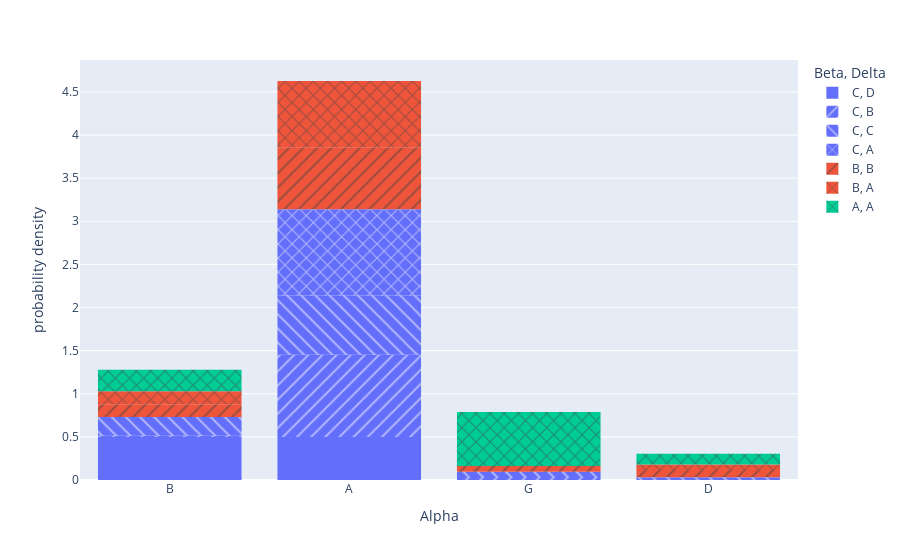

The cell this chart's notebook holds for it:
### Markdown cell above
As we can see in the above figure, the distributions are very concentrated:

- **Alpha**: At A (Class 0)
- **Beta**: At C - it is more spread than others
- **Gamma**: At M
- **Delta**: At B

### Code cell
fig = px.histogram(metadata, x="Alpha", histnorm='probability density', color="Beta", 
                   pattern_shape="Delta")
fig.show()

### Figure 1 — Plotly figure (JSON) as saved in the notebook; plotly's stock layout.template omitted (floating-point values rounded to 4 significant figures; data arrays with more than 128 entries replaced by an {"elided": "..."} marker saying what was removed)
{"data": [{"alignmentgroup": "True", "bingroup": "x", "histnorm": "probability density", "hovertemplate": "Beta=C<br>Delta=D<br>Alpha=%{x}<br>probability density=%{y}<extra></extra>", "legendgroup": "C, D", "marker": {"color": "#636efa", "pattern": {"shape": ""}}, "name": "C, D", "offsetgroup": "C, D", "orientation": "v", "showlegend": true, "type": "histogram", "x": ["B", "A", "A", "B", "A", "B", "A", "A", "A", "B", "B", "A", "B", "B", "A", "A", "B", "B", "B", "A", "B", "A"], "xaxis": "x", "yaxis": "y"}, {"alignmentgroup": "True", "bingroup": "x", "histnorm": "probability density", "hovertemplate": "Beta=C<br>Delta=B<br>Alpha=%{x}<br>probability density=%{y}<extra></extra>", "legendgroup": "C, B", "marker": {"color": "#636efa", "pattern": {"shape": "/"}}, "name": "C, B", "offsetgroup": "C, B", "orientation": "v", "showlegend": true, "type": "histogram", "x": {"elided": "320 str values"}, "xaxis": "x", "yaxis": "y"}, {"alignmentgroup": "True", "bingroup": "x", "histnorm": "probability density", "hovertemplate": "Beta=C<br>Delta=C<br>Alpha=%{x}<br>probability density=%{y}<extra></extra>", "legendgroup": "C, C", "marker": {"color": "#636efa", "pattern": {"shape": "\\"}}, "name": "C, C", "offsetgroup": "C, C", "orientation": "v", "showlegend": true, "type": "histogram", "x": ["A", "A", "A", "A", "A", "A", "B", "G", "B", "A", "A", "B", "A", "A", "D", "B", "A", "A", "A", "A", "D", "A", "B", "B", "A", "A", "B", "A", "A", "A", "A", "B", "A", "B", "G", "A", "B", "A", "A", "A", "A", "A", "A", "B", "B", "A", "A", "A", "A", "A", "A", "A", "B", "A", "A", "A", "A", "G", "A", "G", "A", "A", "B", "A"], "xaxis": "x", "yaxis": "y"}, {"alignmentgroup": "True", "bingroup": "x", "histnorm": "probability density", "hovertemplate": "Beta=C<br>Delta=A<br>Alpha=%{x}<br>probability density=%{y}<extra></extra>", "legendgroup": "C, A", "marker": {"color": "#636efa", "pattern": {"shape": "x"}}, "name": "C, A", "offsetgroup": "C, A", "orientation": "v", "showlegend": true, "type": "histogram", "x": ["A"], "xaxis": "x", "yaxis": "y"}, {"alignmentgroup": "True", "bingroup": "x", "histnorm": "probability density", "hovertemplate": "Beta=B<br>Delta=B<br>Alpha=%{x}<br>probability density=%{y}<extra></extra>", "legendgroup": "B, B", "marker": {"color": "#EF553B", "pattern": {"shape": "/"}}, "name": "B, B", "offsetgroup": "B, B", "orientation": "v", "showlegend": true, "type": "histogram", "x": {"elided": "136 str values"}, "xaxis": "x", "yaxis": "y"}, {"alignmentgroup": "True", "bingroup": "x", "histnorm": "probability density", "hovertemplate": "Beta=B<br>Delta=A<br>Alpha=%{x}<br>probability density=%{y}<extra></extra>", "legendgroup": "B, A", "marker": {"color": "#EF553B", "pattern": {"shape": "x"}}, "name": "B, A", "offsetgroup": "B, A", "orientation": "v", "showlegend": true, "type": "histogram", "x": ["A", "A", "D", "B", "A", "A", "A", "A", "B", "A", "A", "A", "A", "A", "A", "A", "D", "D", "A", "A", "A", "A", "A", "A", "A", "A", "A", "A", "A", "B", "A", "A", "A", "A", "A", "A", "A", "D", "A", "A", "A", "A", "A", "A", "B", "B", "A", "A", "A", "A", "A", "A", "B", "A", "B", "B", "A", "A", "A", "B", "D", "A", "B", "A", "A", "A"], "xaxis": "x", "yaxis": "y"}, {"alignmentgroup": "True", "bingroup": "x", "histnorm": "probability density", "hovertemplate": "Beta=A<br>Delta=A<br>Alpha=%{x}<br>probability density=%{y}<extra></extra>", "legendgroup": "A, A", "marker": {"color": "#00cc96", "pattern": {"shape": "x"}}, "name": "A, A", "offsetgroup": "A, A", "orientation": "v", "showlegend": true, "type": "histogram", "x": ["B", "G", "D", "B", "G", "G", "G", "G"], "xaxis": "x", "yaxis": "y"}], "layout": {"barmode": "relative", "legend": {"title": {"text": "Beta, Delta"}, "tracegroupgap": 0}, "margin": {"t": 60}, "xaxis": {"anchor": "y", "domain": [0, 1], "title": {"text": "Alpha"}}, "yaxis": {"anchor": "x", "domain": [0, 1], "title": {"text": "probability density"}}}}
